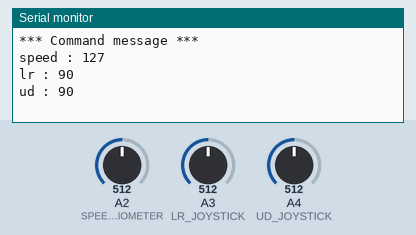
Recording of a sketch running on a simulated Arduino Uno, built with avr-gcc and run on an emulated ATmega328P. On the bench: the last lines printed to the serial monitor. The inputs (shaded band) are chosen by the test bench; at power-on: A2 (SPEED_POTENTIOMETER) = 512, A3 (LR_JOYSTICK) = 512, A4 (UD_JOYSTICK) = 512.

Above: at 1.2 s.
1.3 s: A2 (SPEED_POTENTIOMETER) set to 716
At 2.5 s:
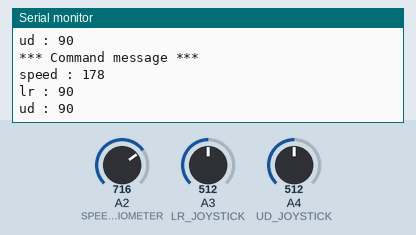
2.8 s: A3 (LR_JOYSTICK) set to 716
At 4.0 s:
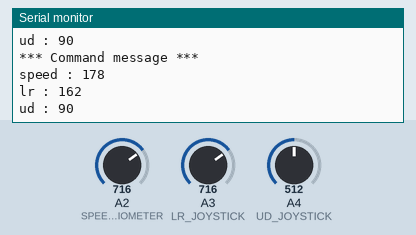
4.3 s: A4 (UD_JOYSTICK) set to 716
At 4.8 s:
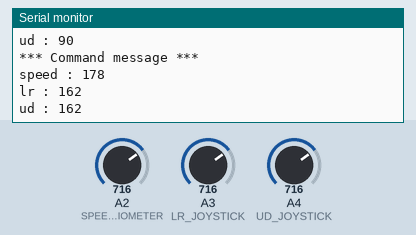
5.8 s: A2 (SPEED_POTENTIOMETER) set to 777
At 6.4 s:
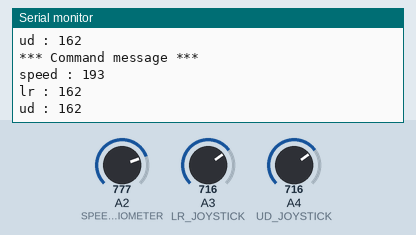
7.3 s: A3 (LR_JOYSTICK) set to 777
At 8.0 s:
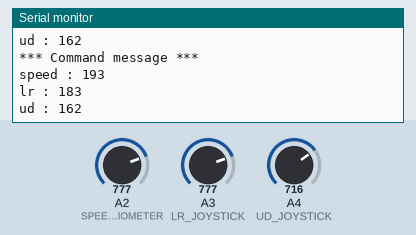
8.8 s: A4 (UD_JOYSTICK) set to 777
At 9.7 s:
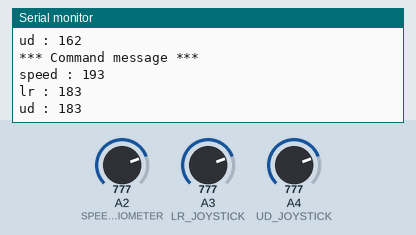
Timing chart, 0 to 11.3 s (numbered marks = the images above; inputs shaded):
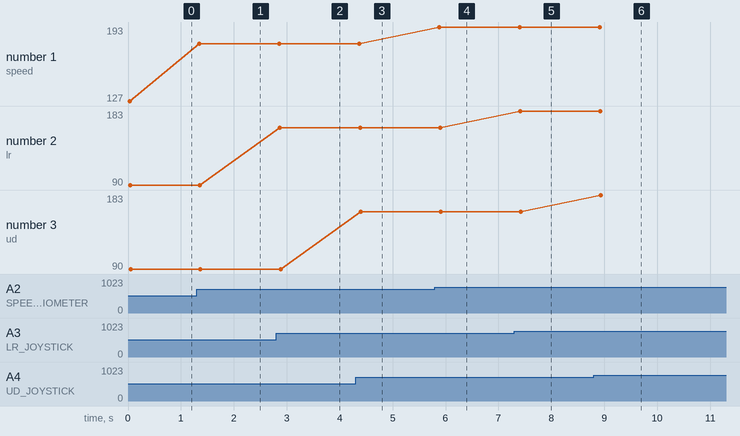

The sketch:

remote_rf.ino
```cpp
/*
    HC-12 Module :
    GND    ->   GND
    Vcc    ->   3.3V
    Tx     ->   D10
    Rx     ->   D11

    Speed Potentiometer :
    A2

    LR Joystick(X) :
    A3

    UD Joystick(Y) :
    A4
 */

#include <SoftwareSerial.h>

/* Works much better without the Serial communication to the Laptop */
#define SERIAL_TO_LAPTOP 1

/* Range for potentiometers */
#define MAX_POT 1023
#define MAX_PWM 255
#define MIN_JOYSTICK 256
#define MAX_JOYSTICK 767
#define MAX_SERVO 180

/* Serial connection to the HC-12*/
SoftwareSerial HC12(10, 11);

/* Analog pin for the potentiometer */
const int SPEED_POTENTIOMETER = A2;
const int LR_JOYSTICK = A3;
const int UD_JOYSTICK = A4;

/* Old value of the commands */
int old_speed;
int old_lr;
int old_ud;

/* Struct for a message
* [0] : 0x02 (STX)
* [1] : value_speed
* [2] : value_lr
* [3] : value_ud
* [4] : 0x03 (ETX)
*/
struct commands_message
{
  const unsigned char STX = 0x02;
  unsigned char speed;
  unsigned char lr;
  unsigned char ud;
  const unsigned char ETX = 0x03;
};

/* Setup the analog inputs */
void setup_analog_inputs()
{
  pinMode(SPEED_POTENTIOMETER, INPUT);
  pinMode(LR_JOYSTICK, INPUT);
  pinMode(UD_JOYSTICK, INPUT);
}

/* Print a command_message */
void display_msg(commands_message* msg)
{
#if SERIAL_TO_LAPTOP == 1
  Serial.println("*** Command message ***");
  Serial.print("speed : ");
  Serial.println(msg->speed);
  Serial.print("lr : ");
  Serial.println(msg->lr);
  Serial.print("ud : ");
  Serial.println(msg->ud);
#endif
}

/* Send a command_message to the receiver */
void send_command_message(commands_message *msg)
{
  HC12.write(msg->STX);
  HC12.write(msg->speed);
  HC12.write(msg->lr);
  HC12.write(msg->ud);
  HC12.write(msg->ETX);

  /* Display the message on the console */
  display_msg(msg);
}

/* Read all the analog values */
void read_inputs(int *speed, int *lr, int *ud)
{
  (*speed) = map(analogRead(SPEED_POTENTIOMETER), 0, MAX_POT, 0, MAX_PWM);
  (*lr) = map(analogRead(LR_JOYSTICK), MIN_JOYSTICK, MAX_JOYSTICK, 0, MAX_SERVO);
  (*ud) = map(analogRead(UD_JOYSTICK), MIN_JOYSTICK, MAX_JOYSTICK, 0, MAX_SERVO);
}

void setup()
{
#if SERIAL_TO_LAPTOP == 1
  Serial.begin(9600); // Serial port to computer
#endif

  /* Serial connection to the HC-12 */
  HC12.begin(9600);

  /* Analog read setup */
  setup_analog_inputs();

  /* Get the values at startup */
  read_inputs(&old_speed, &old_lr, &old_ud);

  /* Send the start up message */
  commands_message initial_message;
  initial_message.speed = old_speed;
  initial_message.lr = old_lr;
  initial_message.ud = old_ud;
  send_command_message(&initial_message);
}

void loop()
{
  /* Read the inputs */
  int speed, lr, ud;
  read_inputs(&speed, &lr, &ud);

  /* Check for any change */
  bool cmd_has_to_be_sent = false;
  if (old_speed != speed || old_lr != lr || old_ud != ud)
  {
    cmd_has_to_be_sent = true;
  }

  /* Send a new command_message if the commands changed */
  if (cmd_has_to_be_sent)
  {
    commands_message message;
    message.speed = speed;
    message.lr = lr;
    message.ud = ud;
    send_command_message(&message);

    /* Now memorize the old values */
    old_speed = speed;
    old_lr = lr;
    old_ud = ud;
  }

  /* Sleep for a while */
  delay(100);
}
```

Measured:
- after the input at 1.3 s, the serial monitor: prints a new line after 0.05 s (image 1)
- after the input at 2.8 s, the serial monitor: prints a new line after 0.07 s (image 2)
- after the input at 4.3 s, the serial monitor: prints a new line after 0.10 s (image 3)
- after the input at 5.8 s, the serial monitor: prints a new line after 0.09 s (image 4)
- after the input at 7.3 s, the serial monitor: prints a new line after 0.11 s (image 5)
- after the input at 8.8 s, the serial monitor: prints a new line after 0.14 s (image 6)
- plotted number 1: 127 → 178 after the input at 1.3 s, 178 → 193 after the input at 5.8 s
- plotted number 2: 90 → 162 after the input at 2.8 s, 162 → 183 after the input at 7.3 s
